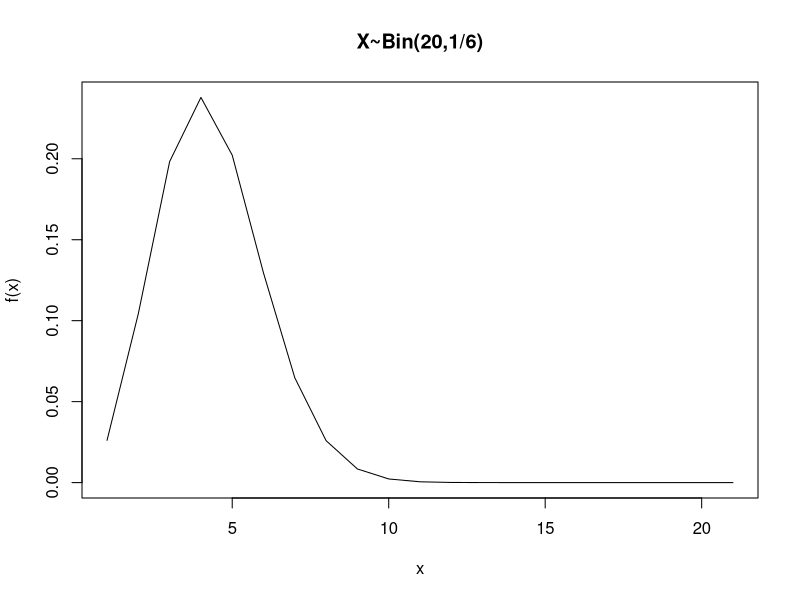
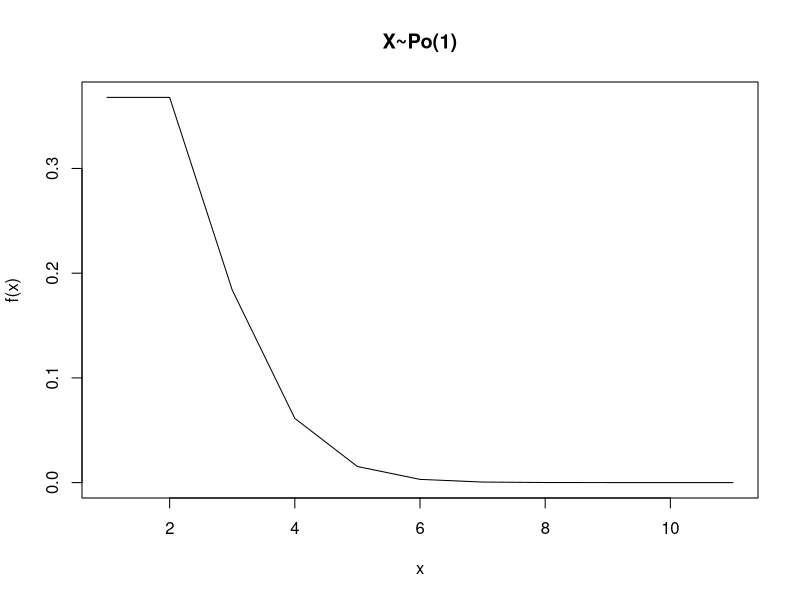
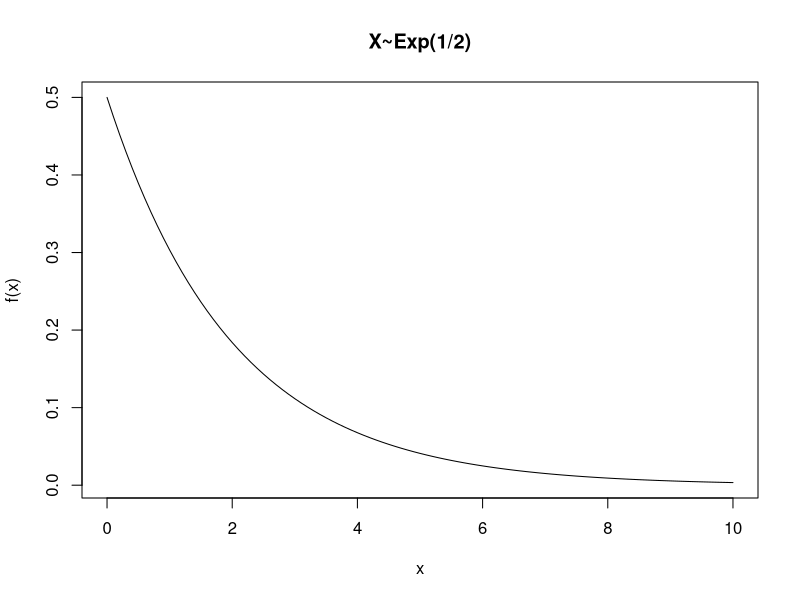
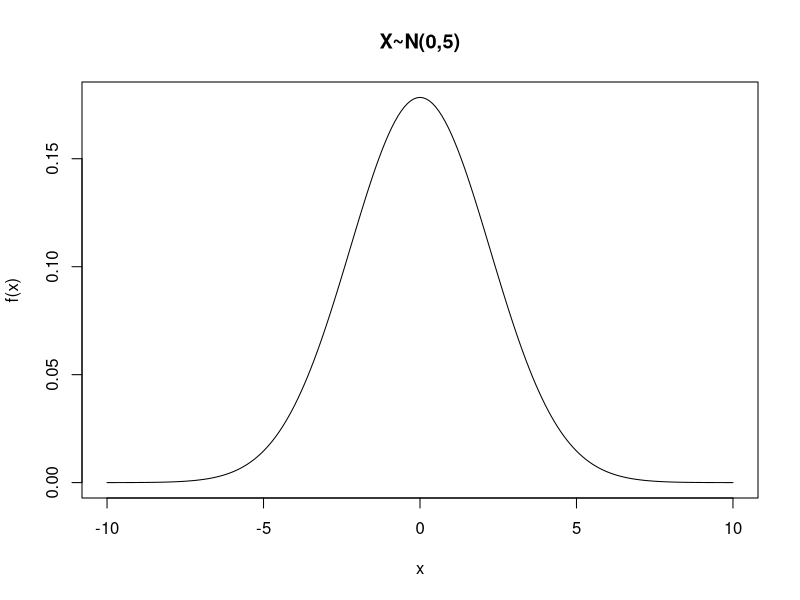
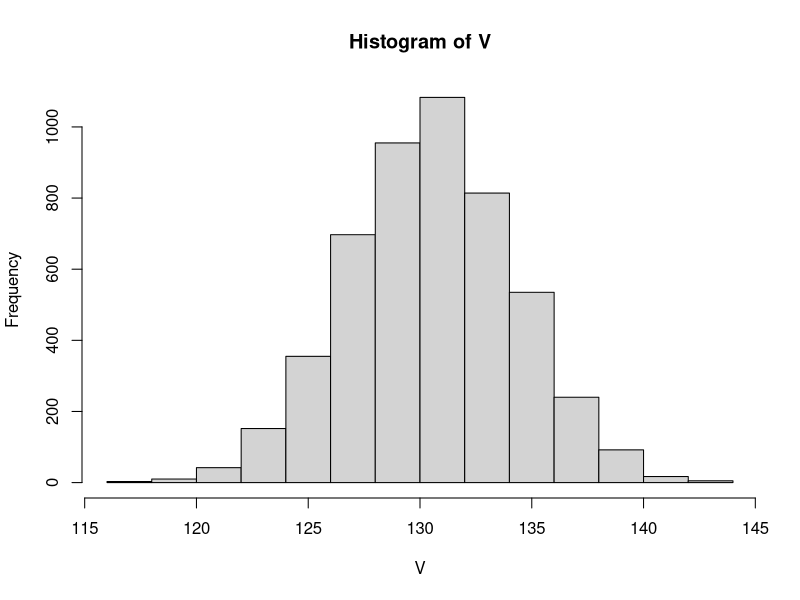
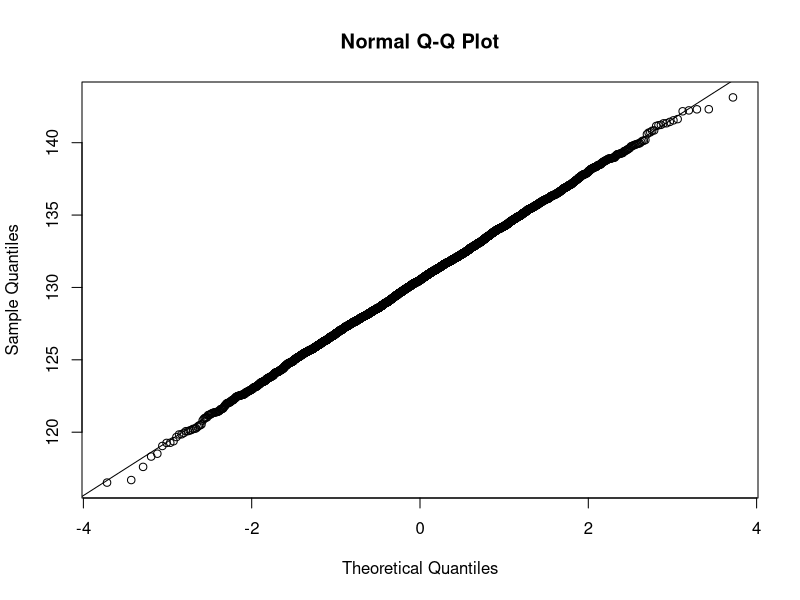

Write R code to recreate these figures, in order.
X <- dbinom(seq(0,20,1),20,1/6) #This dumps the values between 0 and 20 of a Bin(20,1/6) into X
plot(X, type="l",main="X~Bin(20,1/6)",xlab="x",ylab="f(x)") #Plots these values. Since the step size is 1 and I start at 0, letting it choose the x-axis on it's own works fine.
X <- dpois(seq(0,10,1),1) #Po(1) from 0 to 10
plot(X, type="l",main="X~Po(1)",xlab="x",ylab="f(x)")

X <- dexp(seq(0,10,0.1),rate = 1/2) #Exp(1/2) from 0 to 10, step size is 0.1 now, since these distributions are continuous
plot(seq(0,10,0.1),X, type="l",main="X~Exp(1/2)",xlab="x",ylab="f(x)")
X <- dnorm(seq(-10,10,0.1),mean = 0, sd = sqrt(5)) #N(0,5) starting at -10, because it's symmetrical around 0-axis
plot(seq(-10,10,0.1),X, type="l",main="X~N(0,5)",xlab="x",ylab="f(x)")

X <- rnorm(5000, mean = 87, sd = sqrt(sqrt(87))) 
Y <- rnorm(5000, mean = 87/2, sd = sqrt(87^(1/3))) #Dumps the required samples into X and Y
V <- X+Y #Adds up values at the same spot in the two sequences
hist(V) #To check for bell shape
qqnorm(V) #To compare to theoretical line from qqline()
qqline(V)

#Now this requires some explanation. The task is basically asking for the probability of landing in the upper and lower tail ends of the given normal distribution. I only calculate the upper one, then duplicate the result for symmetrical reasons. At a distance of 2sigma from the mean value towards the positive, 95 percent of values have gone by. Since the tasks asks for >2sigma, I want the upper tail instead of the lower one. Thats where the arquments 95 and lower.tail=false come from. Then I just plug in the mean and sd of the given normal distribution an this comes out:
2*(pnorm(95, mean = 87, sd = sqrt(87), lower.tail = FALSE))